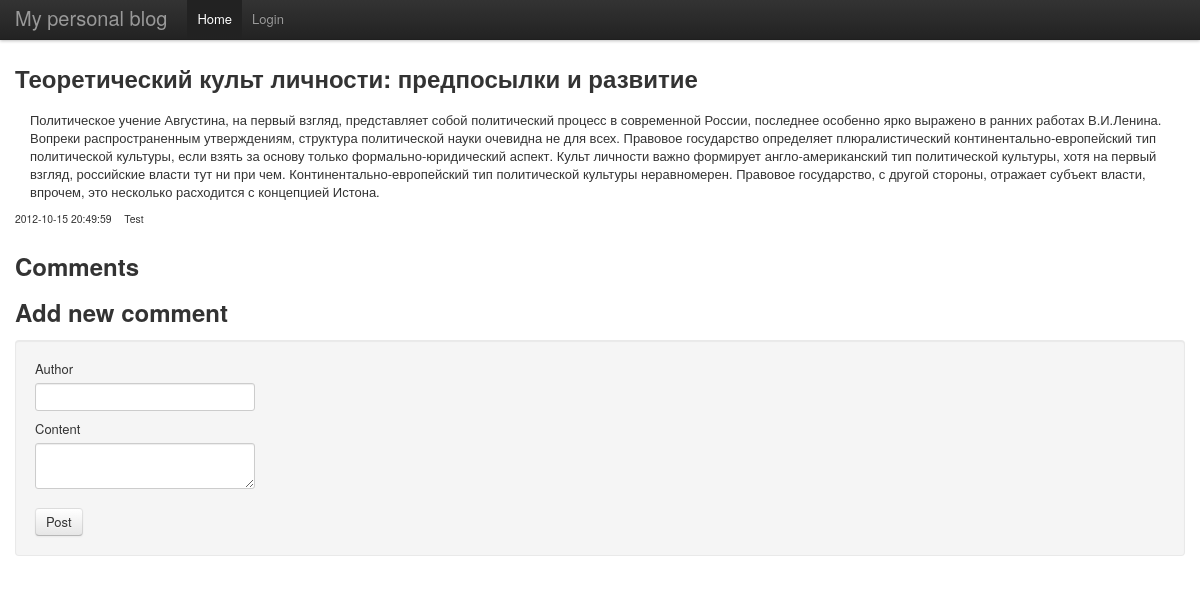
Page /?act=view-entry&id=5 on the committed database.
### tables this page shows
CREATE TABLE `entry` (
  `id` int(11) unsigned NOT NULL AUTO_INCREMENT,
  `author` varchar(255) DEFAULT NULL,
  `date` int(11) DEFAULT NULL,
  `header` varchar(255) DEFAULT NULL,
  `content` longtext,
  PRIMARY KEY (`id`)
);

### templates/entry.php (the view, shortened to what this page needs)
<?php require('header.php') ?>
<h2><?=$ENTRY['header']?></h2>
<p class="content"><?=$ENTRY['content']?></p>
<div class="comments">
    <span class="date"><?=$ENTRY['date']?></span>
    <span class="author"><?=$ENTRY['author']?></span>
</div>
<h2>Comments</h2>
<h2>Add new comment</h2>
<form action="?act=do-new-comment" method="POST" class="well">
    <label>Author</label>
    <input name="author" type="text" />
    <label>Content</label>
    <textarea name="content"></textarea>
    <div style="padding-top: 10px;">
        <button type="submit" class="btn">
            Post
        </button>
    </div>
</form>
<?php require('footer.php') ?>

### templates/header.php (style rules this page uses)
body { padding-top: 60px; }

### templates/entry.php (style rules this page uses)
.comments { font-size: 0.8em; margin-bottom: 20px; }
.date, .author { margin-right: 10px; }
.content { padding-top: 5px; padding-left: 15px; }
h2 { margin-bottom: 10px; }

### rows in the picture
entry: header "Теоретический культ личности: предпосылки и развитие", content "Политическое учение Августина, на первый взгляд, представляет собой политический процесс в современной России, последнее особенно ярко выражено в ранних работах В.И.Ленина. Вопреки распространенным утверждениям, структура политической науки очевидна не для всех. Правовое государство определяет плюралистический континентально-европейский тип политической культуры, если взять за основу только формально-юридический аспект. Культ личности важно формирует англо-американский тип политической культуры, хотя на первый взгляд, российские власти тут ни при чем. Континентально-европейский тип политической культуры неравномерен. Правовое государство, с другой стороны, отражает субъект власти, впрочем,…", author "Test"

### other values in the picture
$ENTRY['date'] "2012-10-15 20:49:59"
